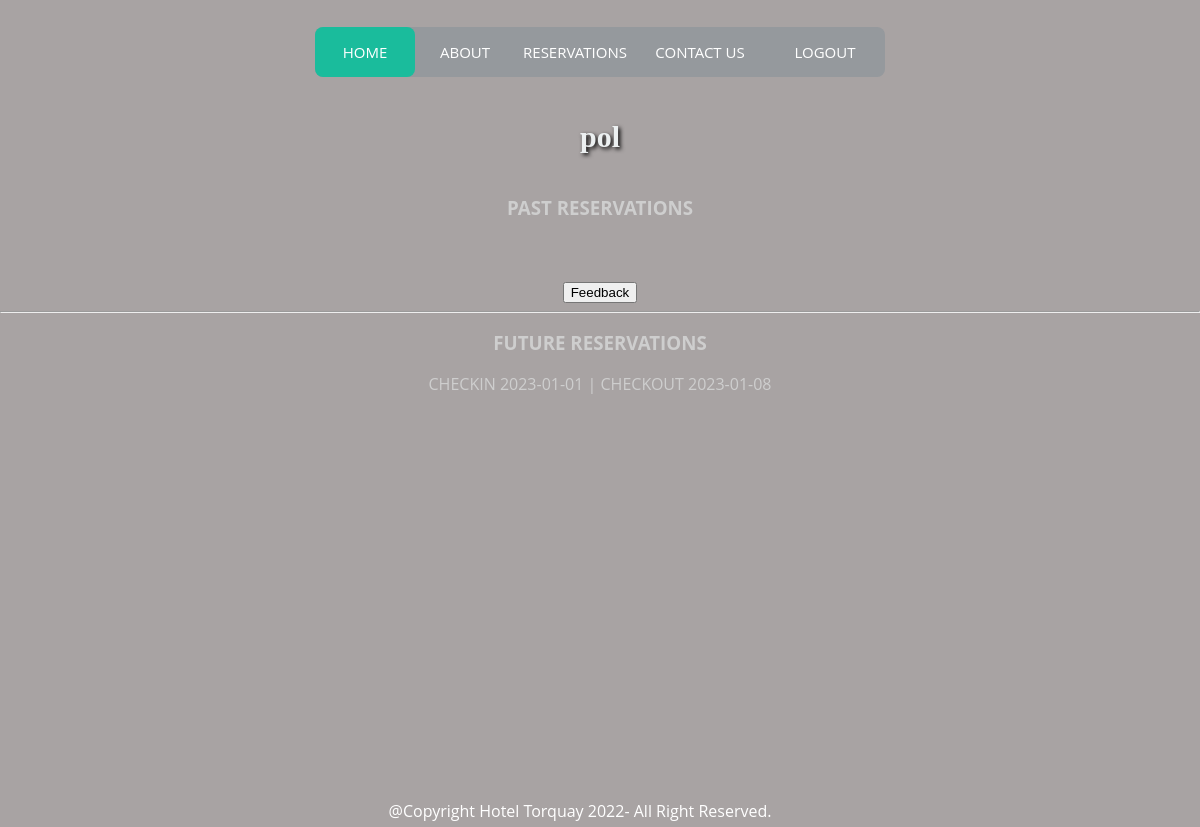
The page /visitors/homepage (signed in) on the database as committed earlier.
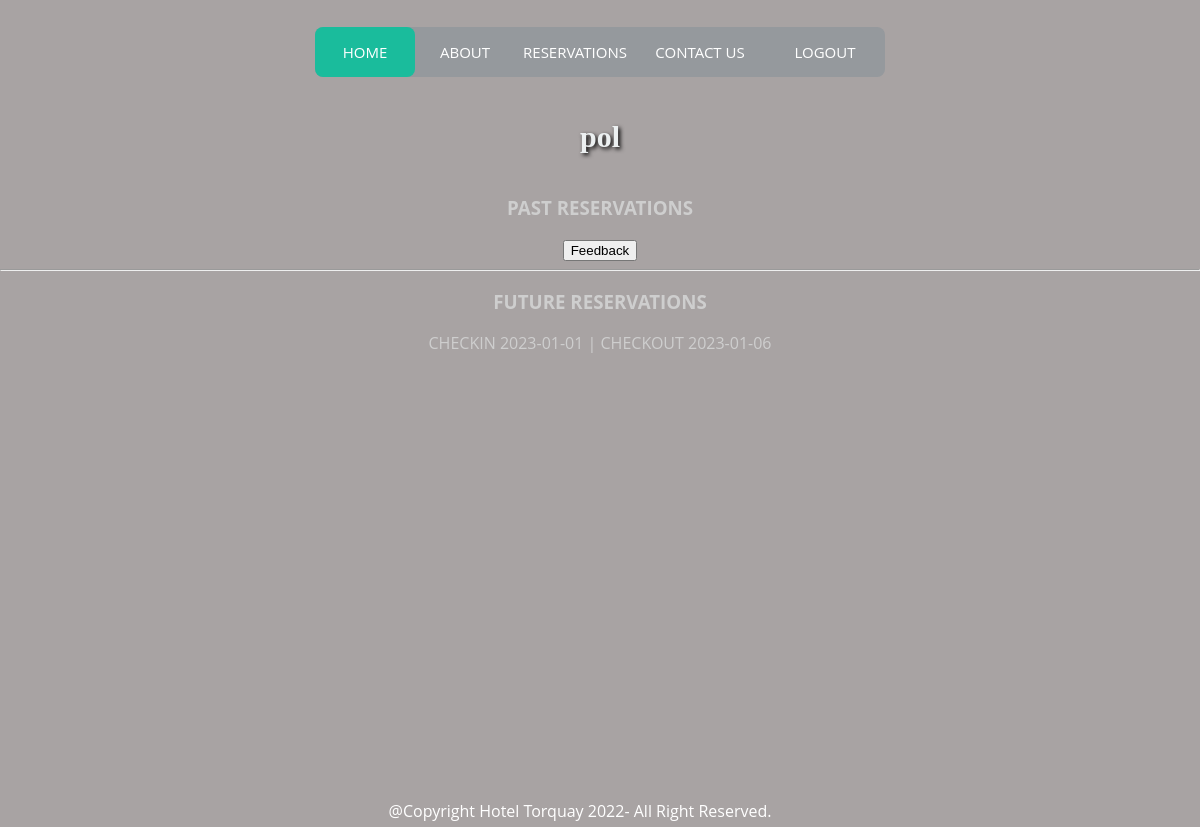
The same page on the database as committed later.
### visitors/models.py (models this page shows, shortened)
class Reservation(models.Model):
    check_in = models.DateField()
    check_out = models.DateField()
    active = models.BooleanField()
    rooms = models.ManyToManyField(Room, related_name='reservations')
    visitor = models.ForeignKey(Visitor, related_name='reservations', on_delete=models.CASCADE)
    def __str__(self):
        return f"CHECKIN {self.check_in} | CHECKOUT {self.check_out}"

### accounts/models.py (models this page shows, shortened)
class Visitor(models.Model):
    COUNTRIES = countries_for_language('en')
    user = models.OneToOneField(User, on_delete=models.CASCADE, related_name='visitor')
    first_name = models.CharField(max_length=50)
    last_name = models.CharField(max_length=50)
    email = models.EmailField()
    phone_number = PhoneNumberField()
    address = models.CharField(max_length=100)
    city = models.CharField(max_length=100)
    country = models.CharField(max_length=10, choices=COUNTRIES)

### visitors/views.py (the view, shortened to what this page needs)
# urls.py: path('homepage', visitor_homepage, name='visitor_homepage'),
@login_required
def visitor_homepage(request):
    user = request.user
    context = {}
    reservations = user.visitor.reservations.all()
    context['past_reservations'] = reservations.filter(check_out__lt = date.today())
    context['future_reservations'] = reservations.filter(check_in__gt = date.today()).order_by('check_in')
    context['current_reservations'] = reservations.filter(Q(check_in__gte = date.today()) & Q(check_out__gt = date.today()))
    if context['past_reservations'].exists():
        comment_forms = []
        for reservation in context['past_reservations']:
            if not hasattr(reservation, 'comment'):
                comment_forms.append(CommentForm(initial={'reservation': reservation}))
            else:
                comment_forms.append(None)
            context['past_and_comments'] = zip(context['past_reservations'], comment_forms)
    return render(request, 'visitor_homepage.html', context)

### visitors/templates/visitor_homepage.html (shortened to what this page needs)
{% extends 'partials/base.html'%}
{% load static %}
{%block content%}
    <h3>PAST RESERVATIONS</h3>
    {%for reservation, comment_form in past_and_comments%}
        <br>
    {%endfor%}
    <button type="submit"> Feedback </button>
    <hr>
    <h3>FUTURE RESERVATIONS</h3>
    {{future_reservations.0}}
    <br>
{%endblock content%}

### visitors/templates/partials/base.html (shortened to what this page needs)
{% load static %}
<!DOCTYPE html>
<html lang="en">
<head>
    <link rel="stylesheet" href="{%static 'css/styles.css'%}">
</head>
<body>
    {%include './navbar.html'%}
    {% if user.is_authenticated %}
    <h1> {{user}} </h1>
    {% endif %}
    {%block content%}
    {%endblock content%}
    <div class="footer">
    <footer>
        @Copyright Hotel Torquay 2022- All Right Reserved.
    </footer>
    </div>
</body>
</html>

### visitors/templates/partials/navbar.html
<nav>
	<a href="#">Home</a>
	<a href="#">About</a>
	<a href="{%url 'create_reservation'%}">Reservations</a>
    <a href="#">Contact us</a>
    {%if user.is_authenticated %}
    <a href="{%url 'logout'%}">Logout</a>
    {%else%}
    <a href="{%url 'login'%}">Login</a>
    {%endif%}
	<div class="animation start-home"></div>
</nav>

### visitors/static/css/styles.css (style rules this page uses)
nav { margin: 27px auto 0; position: relative; width: 570px; height: 50px; background-color: #95999d; border-radius: 8px; font-size: 0; }
nav a { line-height: 50px; height: 100%; font-size: 15px; display: inline-block; position: relative; z-index: 1; text-decoration: none; text-transform: uppercase; text-align: center; color: white; cursor: pointer; }
nav .animation { position: absolute; height: 100%; top: 0; z-index: 0; transition: all .5s ease 0s; border-radius: 8px; }
a:nth-child(1) { width: 100px; }
a:nth-child(2) { width: 100px; }
a:nth-child(3) { width: 120px; }
a:nth-child(4) { width: 130px; }
a:nth-child(5) { width: 120px; }
nav .start-home, a:nth-child(1):hover~.animation { width: 100px; left: 0; background-color: #1abc9c; }
body { font-size: 12px; font-family: sans-serif; background: #2c3e50; }
h1 { text-align: center; margin: 40px 0 40px; text-align: center; font-size: 30px; color: #ecf0f1; text-shadow: 2px 2px 4px #000000; font-family: 'Cherry Swash', cursive; }
* { box-sizing: border-box; -webkit-box-sizing: border-box; }
html, body { height: 100%; }
body { margin: 0; font: 16px/1.3 sans-serif; }
body { font-family: 'Open Sans', 'sans-serif'; color: #cecece; background: rgb(168, 163, 163); text-align: center; }
.footer { position: fixed; left: 10px; bottom: 5px; right: 10px; width: 95%; color: white; text-align: center; }

Rows that differ between the two databases and show on the page:
removed Reservation: visitor+check_in+check_out "CHECKIN 2023-01-01 | CHECKOUT 2023-01-08"
added Reservation: visitor+check_in+check_out "CHECKIN 2023-01-01 | CHECKOUT 2023-01-06"
